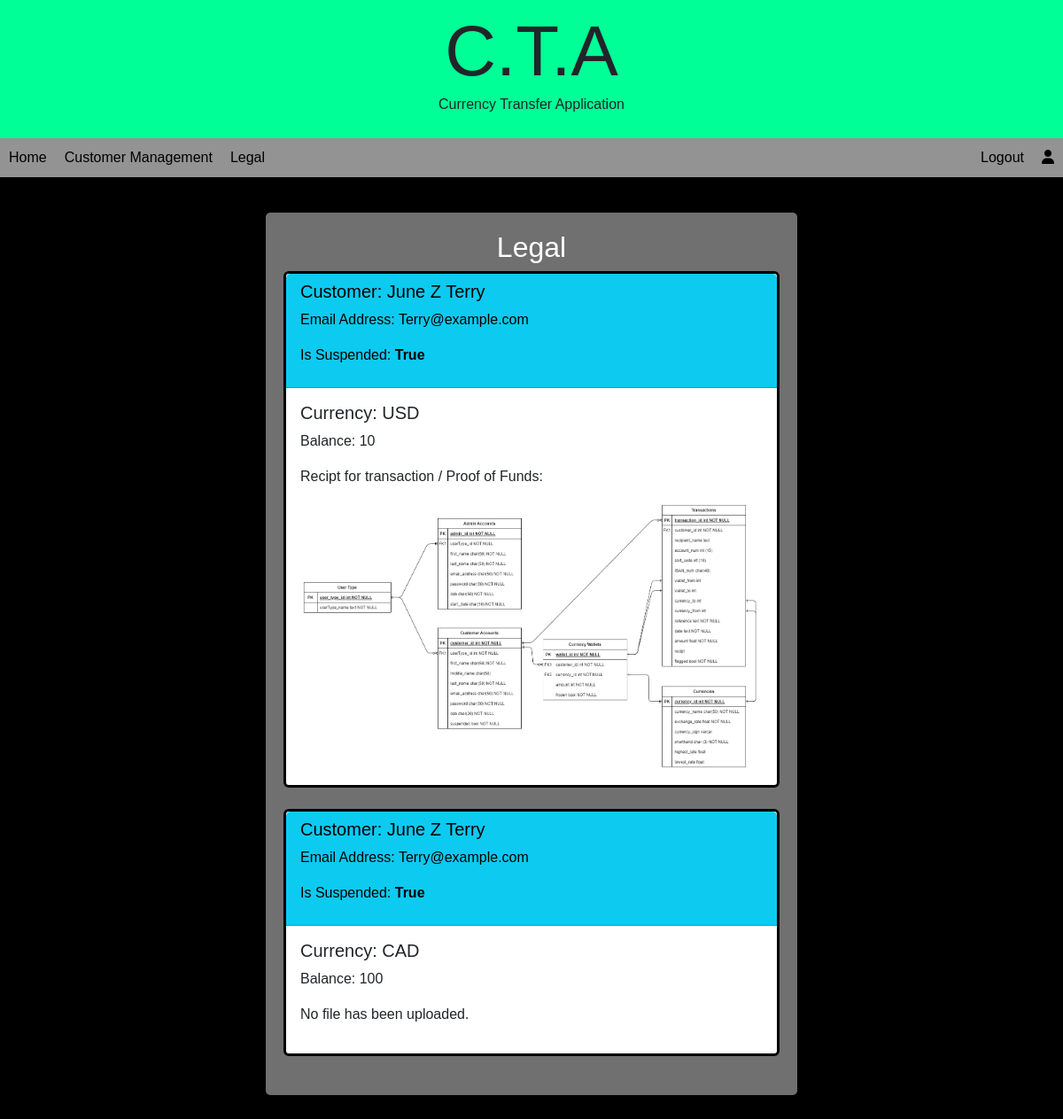
Screenshot of /legal.php (signed in) with the database file from the repository.
### tables this page shows
CREATE TABLE `currencywallet` (
  `wallets_id` int(11) NOT NULL,
  `customer_id` int(11) NOT NULL,
  `currency_id` char(3) NOT NULL,
  `amount` float DEFAULT NULL,
  `amountLimit` float DEFAULT 1000000,
  `frozen` char(10) NOT NULL DEFAULT 'False',
  `proof` blob DEFAULT NULL
);

CREATE TABLE `customeraccounts` (
  `customer_id` int(11) NOT NULL,
  `type_id` int(11) NOT NULL DEFAULT 1,
  `first_name` char(50) NOT NULL,
  `middle_name` char(50) DEFAULT NULL,
  `last_name` char(50) NOT NULL,
  `email_address` char(100) NOT NULL,
  `password` char(200) NOT NULL,
  `dob` char(20) NOT NULL,
  `suspension` char(10) NOT NULL DEFAULT 'False'
);

### legal.php (the view, shortened to what this page needs)
<?php
    require_once("includes/db_conn.php");
    $walletInfo = "SELECT DISTINCT *
                    FROM customeraccounts
                    INNER JOIN currencywallet ON currencywallet.customer_id = customeraccounts.customer_id
                    WHERE currencywallet.frozen = 'True'";
    $info_results = $conn->query($walletInfo);
?>
<!DOCTYPE html>
<html lang="en">
    <head>
        <link href="https://cdn.jsdelivr.net/npm/bootstrap@5.3.3/dist/css/bootstrap.min.css" rel="stylesheet">
        <link rel="stylesheet" href  ="styles/main.css" />
        <link rel="stylesheet" media="only screen and (max-width: 720px)" href="styles/mobile.css" />
    </head>
    <body>
        <?php include("includes/staffNav.php") ?>
        <div class="container">
            <h2 class="text-center">Legal</h2>
            <?php
                while ($obj = $info_results->fetch_object()) {
                    if ($obj->frozen == 'True') {
                        echo "<div class='card border-3 border-black'>";
                            echo "<div class='card-header text-bg-info'>";
                                echo "<h5>Customer: {$obj->first_name} {$obj->middle_name} {$obj->last_name}</h5>";
                                echo "<p>Email Address: {$obj->email_address}</p>";
                                echo "<p>Is Suspended: <b>{$obj->suspension}</b></p>";
                            echo "</div>";
                            echo "<div class='card-body'>";
                                echo "<h5>Currency: {$obj->currency_id}</h5>";
                                echo "<p>Balance: {$obj->amount}</p>";
                                if (is_null($obj->proof)) {
                                    echo "<p>No file has been uploaded.</p>";
                                } else {
                                    $imagePath = $obj->proof;
                                    echo "<p>Recipt for transaction / Proof of Funds:</p>";
                                    echo "<img src='$imagePath' alt='Image of Proof' class='img-fluid'>";
                                }
                            echo "</div>";
                        echo "</div>";
                    }
                    echo "<br>";
                }
            ?>
        </div>
    </body>
</html>

### includes/staffNav.php
<header>
    <div class="header-logo">
        <h1 class="header-logo-text">C.T.A</h1>
        <p class="header-logo-text">Currency Transfer Application</p>
    </div>
    <nav class="header-navbar">
        <ul class="header-navbar-list">
            <li class="header-navbar-list-item"><a href="index.php">Home</a></li>
            <li class="header-navbar-list-item"><a href="customers.php">Customer Management</a></li>
            <li class="header-navbar-list-item"><a href="legal.php">Legal</a></li>
            <li class="header-navbar-list-item-right"><a href="StaffAccount.php"><i class="fa-solid fa-user"></i></a></li>
            <li class="header-navbar-list-item-right"><a href="includes/logout.php">Logout</a></li>
        </ul>
    </nav>
</header>

### styles/main.css (style rules this page uses)
* { font-family: sans-serif; }
body { background-color: black; }
ul { list-style: none; }
header { width: 100%; background-color: #00FF96; }
.header-logo { text-align: center; padding: 10px; }
.header-logo h1 { font-size: 5em; margin: 0; }
.header-navbar { background-color: rgb(147, 147, 147); }
.header-navbar-list { padding: 0; margin: 0 auto; overflow: hidden; }
.header-navbar-list-item { display: inline; padding: 10px; float: left; }
.header-navbar-list-item-right { float: right; padding: 10px; }
.header-navbar-list-item a, .header-navbar-list-item-right a { text-decoration: none; color: black; }
.container { max-width: 800px; margin: 40px auto; padding: 20px; background-color: rgb(112, 112, 112); border-radius: 5px; color: white; width: 600px; }

### styles/mobile.css (style rules this page uses)
header { min-width: 600px; }

### rows the page displays
currencywallet: customer.first_name "June", customer.middle_name "Z", customer.last_name "Terry", customer.email_address "Terry@example.com", customer.suspension "True", currency "USD", amount "10", proof (picture)
currencywallet: customer.first_name "June", customer.middle_name "Z", customer.last_name "Terry", customer.email_address "Terry@example.com", customer.suspension "True", currency "CAD", amount "100", shows "No file has been uploaded."
